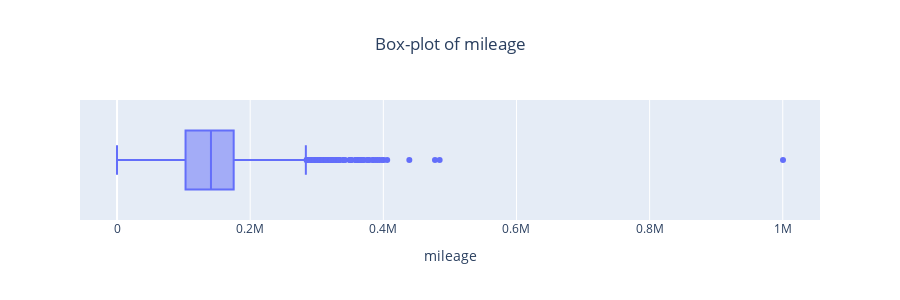
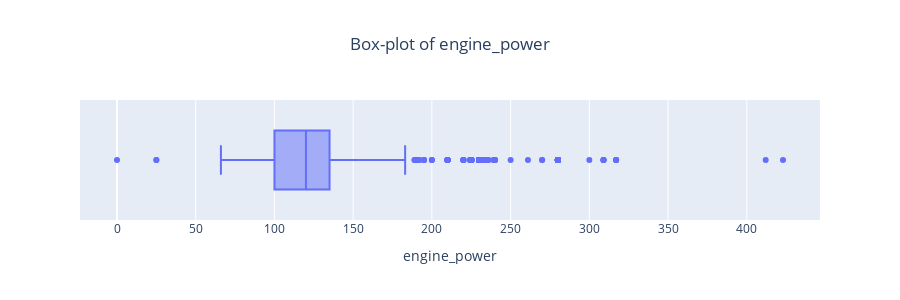

The code cell stored with these charts, in order, in its notebook:
### Code cell
for var in numeric_cols:
    fig = px.box(df,
                x=var,  
                title=f"Box-plot of {var}",
                width=900,
                height=300
                )

    fig.update_layout(title_x=0.5)
    fig.show()

### Figure 1 — Plotly figure (JSON) as saved in the notebook; plotly's stock layout.template omitted (floating-point values rounded to 4 significant figures; data arrays with more than 128 entries replaced by an {"elided": "..."} marker saying what was removed)
{"data": [{"alignmentgroup": "True", "hovertemplate": "mileage=%{x}<extra></extra>", "legendgroup": "", "marker": {"color": "#636efa"}, "name": "", "notched": false, "offsetgroup": "", "orientation": "h", "showlegend": false, "type": "box", "x": {"elided": "4843 int values"}, "x0": " ", "xaxis": "x", "y0": " ", "yaxis": "y"}], "layout": {"boxmode": "group", "height": 300, "legend": {"tracegroupgap": 0}, "title": {"text": "Box-plot of mileage", "x": 0.5}, "width": 900, "xaxis": {"anchor": "y", "domain": [0, 1], "title": {"text": "mileage"}}, "yaxis": {"anchor": "x", "domain": [0, 1]}}}

### Figure 2 — Plotly figure (JSON) as saved in the notebook; plotly's stock layout.template omitted (floating-point values rounded to 4 significant figures; data arrays with more than 128 entries replaced by an {"elided": "..."} marker saying what was removed)
{"data": [{"alignmentgroup": "True", "hovertemplate": "engine_power=%{x}<extra></extra>", "legendgroup": "", "marker": {"color": "#636efa"}, "name": "", "notched": false, "offsetgroup": "", "orientation": "h", "showlegend": false, "type": "box", "x": {"elided": "4843 int values"}, "x0": " ", "xaxis": "x", "y0": " ", "yaxis": "y"}], "layout": {"boxmode": "group", "height": 300, "legend": {"tracegroupgap": 0}, "title": {"text": "Box-plot of engine_power", "x": 0.5}, "width": 900, "xaxis": {"anchor": "y", "domain": [0, 1], "title": {"text": "engine_power"}}, "yaxis": {"anchor": "x", "domain": [0, 1]}}}
